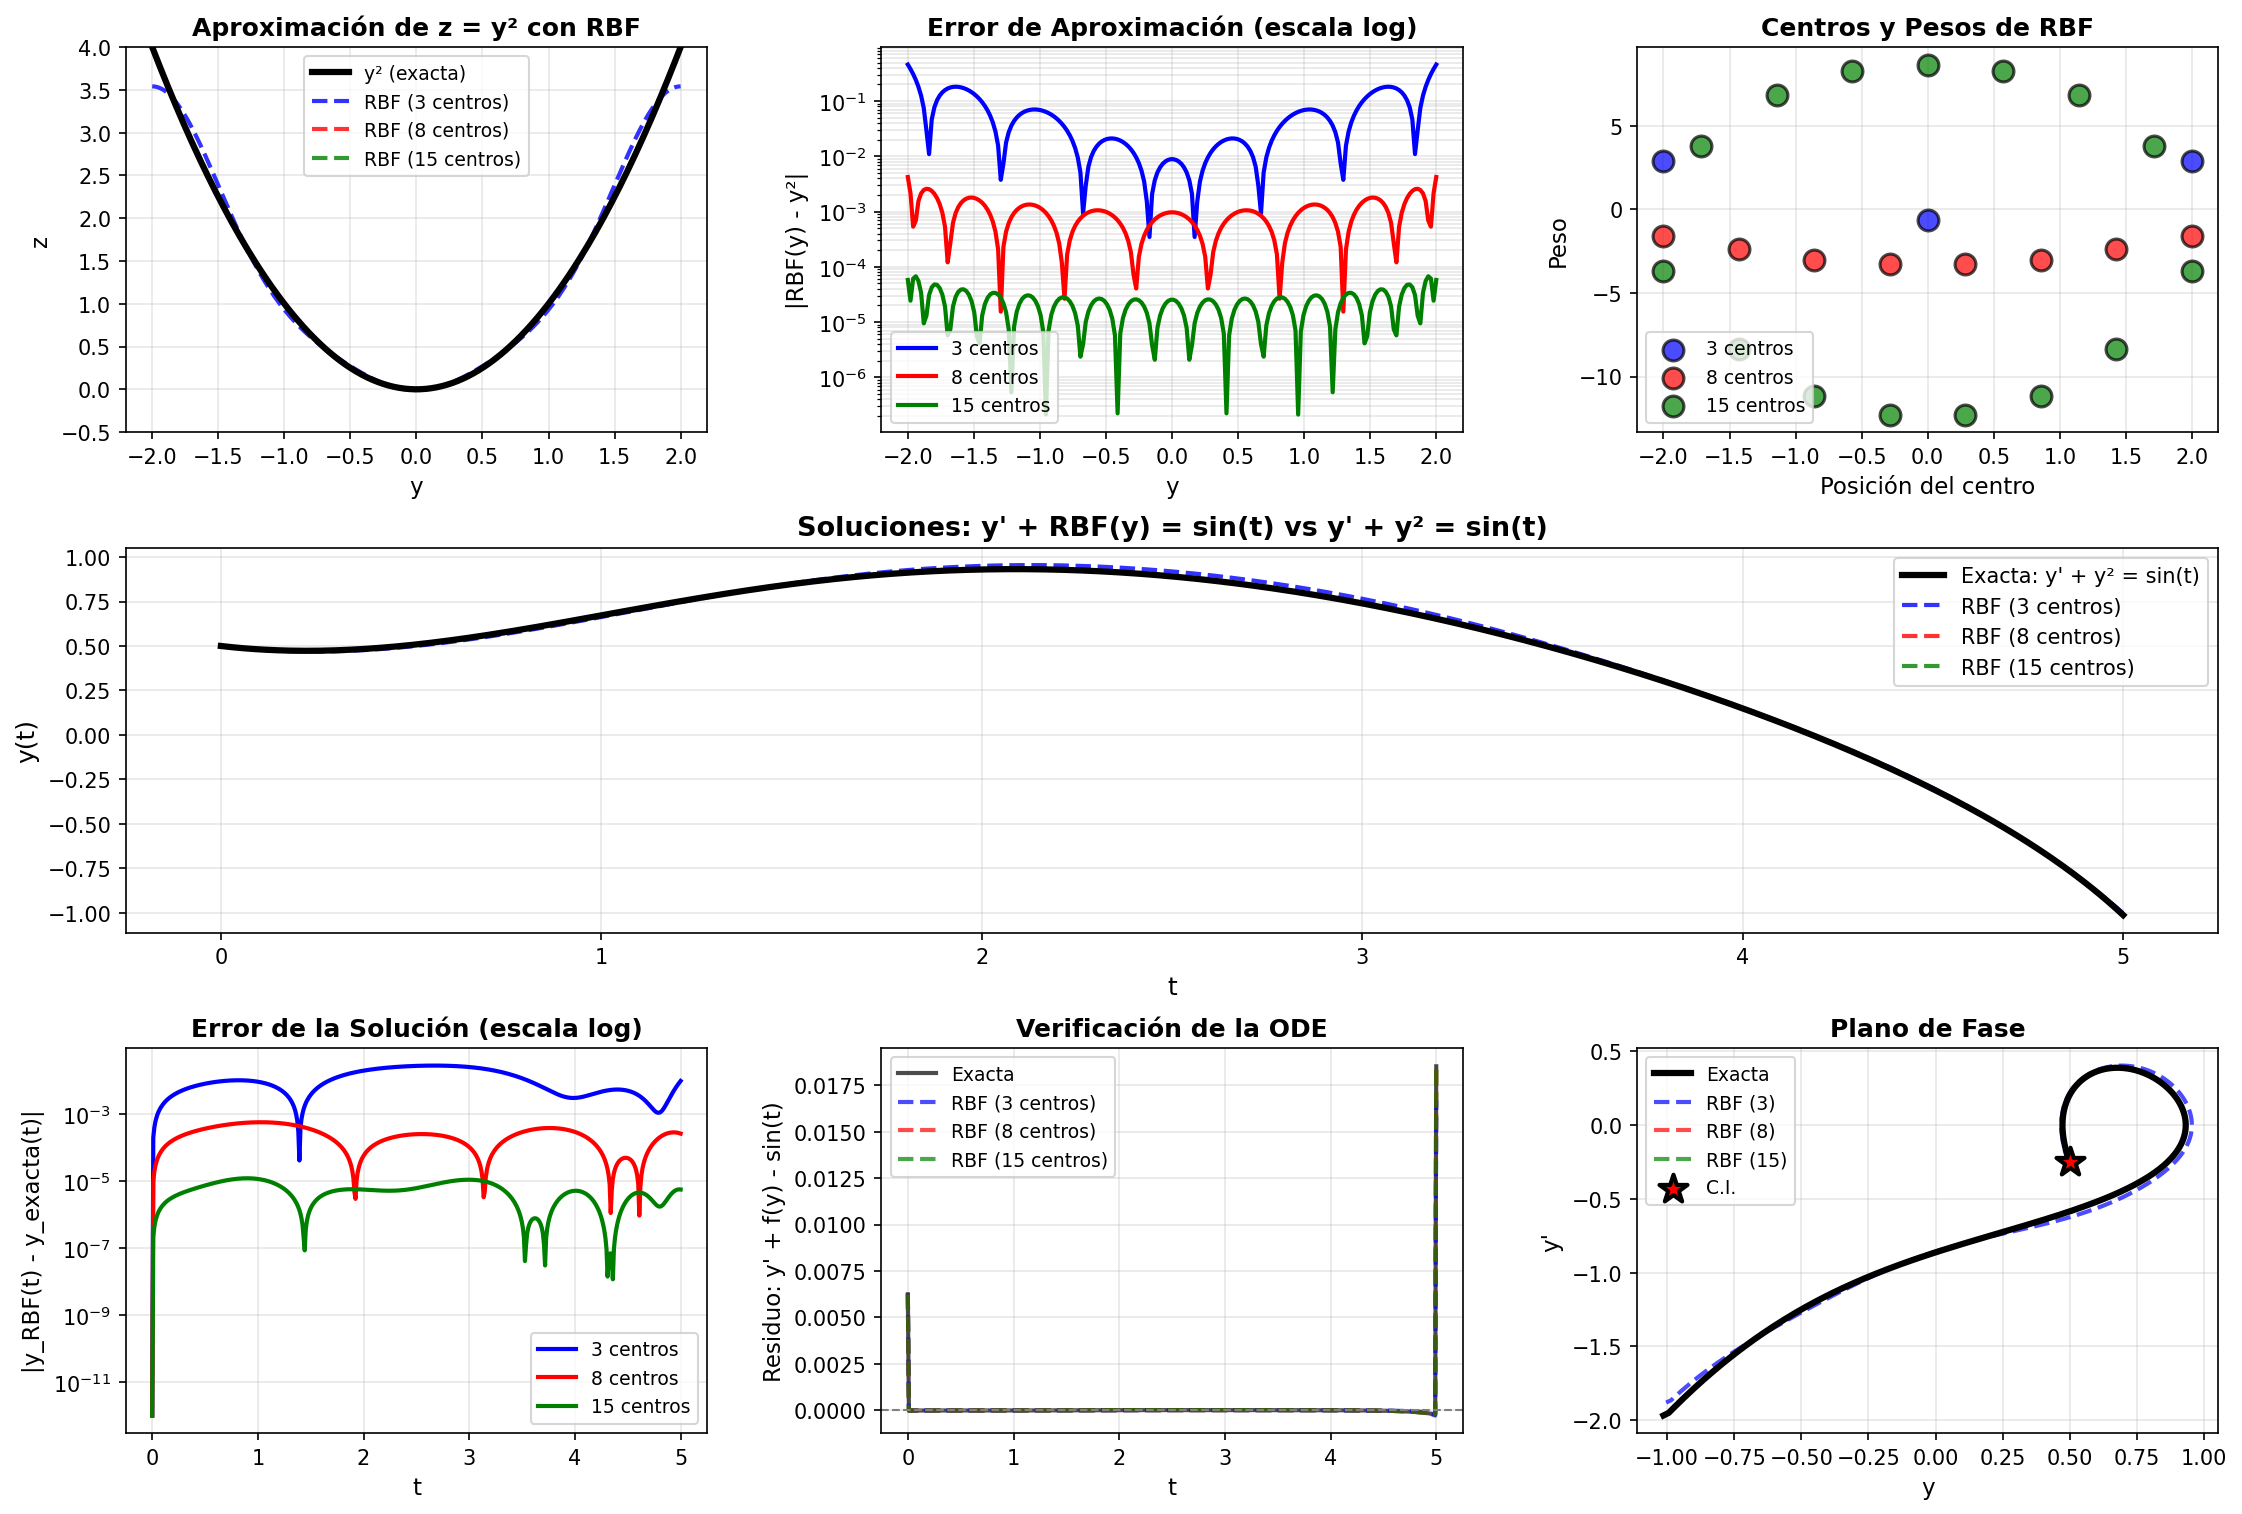

This figure's Python source:
"""
Resolver ODE: y' + RBF(y) = sin(t)

donde RBF(y) ≈ y² (función desconocida a aproximar)

Ecuación real: y' + y² = sin(t)
"""
import numpy as np
import matplotlib.pyplot as plt
from scipy.integrate import solve_ivp
from scipy.spatial.distance import cdist


class RBFNetwork:
    """Red de Base Radial"""

    def __init__(self, n_centers, sigma=1.0):
        self.n_centers = n_centers
        self.sigma = sigma
        self.centers = None
        self.weights = None

    def _gaussian_rbf(self, X, centers):
        """Función gaussiana"""
        distances = cdist(X.reshape(-1, 1), centers.reshape(-1, 1), 'euclidean')
        return np.exp(-(distances ** 2) / (2 * self.sigma ** 2))

    def fit(self, y_train, z_train):
        """
        Entrenar RBF para aproximar z = f(y)

        Args:
            y_train: valores de entrada (y)
            z_train: valores objetivo (z = y²)
        """
        y_train = np.array(y_train).flatten()
        z_train = np.array(z_train).flatten()

        # Colocar centros uniformemente en el rango de y_train
        y_min, y_max = y_train.min(), y_train.max()
        self.centers = np.linspace(y_min, y_max, self.n_centers)

        # Calcular matriz de activaciones
        phi = self._gaussian_rbf(y_train, self.centers)
        phi = np.hstack([phi, np.ones((phi.shape[0], 1))])  # añadir bias

        # Resolver mínimos cuadrados
        self.weights = np.linalg.lstsq(phi, z_train, rcond=None)[0]

        # Calcular error de aproximación
        z_pred = self.predict(y_train)
        mse = np.mean((z_pred - z_train) ** 2)

        return mse

    def predict(self, y):
        """Predecir z = RBF(y)"""
        y = np.array(y).flatten()
        phi = self._gaussian_rbf(y, self.centers)
        phi = np.hstack([phi, np.ones((phi.shape[0], 1))])
        return phi @ self.weights

    def __call__(self, y):
        """Permitir usar rbf(y)"""
        return self.predict(y)


def train_rbf_for_y_squared(n_centers, sigma, y_range=(-2, 2), n_samples=100):
    """
    Entrenar RBF para aproximar z = y²

    Args:
        n_centers: número de centros RBF
        sigma: parámetro de anchura
        y_range: rango de y para entrenamiento
        n_samples: número de muestras de entrenamiento
    """
    print(f"\n{'─'*70}")
    print(f"Entrenando RBF con {n_centers} centros para aproximar z = y²")
    print(f"{'─'*70}")

    # Generar datos de entrenamiento
    y_train = np.linspace(y_range[0], y_range[1], n_samples)
    z_train = y_train ** 2  # función objetivo: z = y²

    # Crear y entrenar RBF
    rbf = RBFNetwork(n_centers=n_centers, sigma=sigma)
    mse = rbf.fit(y_train, z_train)

    print(f"  Rango de entrenamiento: y ∈ [{y_range[0]}, {y_range[1]}]")
    print(f"  Muestras de entrenamiento: {n_samples}")
    print(f"  Sigma: {sigma}")
    print(f"  MSE de aproximación: {mse:.6e}")

    # Calcular error máximo
    z_pred = rbf.predict(y_train)
    max_error = np.max(np.abs(z_pred - z_train))
    print(f"  Error máximo: {max_error:.6e}")

    return rbf, y_train, z_train


def solve_ode_with_rbf(rbf, t_span, y0, label="RBF"):
    """
    Resolver y' + RBF(y) = sin(t)

    Args:
        rbf: red RBF entrenada
        t_span: intervalo de tiempo (t_min, t_max)
        y0: condición inicial
    """
    def ode_system(t, y):
        """y' = sin(t) - RBF(y)"""
        return np.sin(t) - rbf(y)

    sol = solve_ivp(
        ode_system,
        t_span,
        [y0],
        method='RK45',
        dense_output=True,
        max_step=0.01,
        rtol=1e-8,
        atol=1e-10
    )

    return sol


def solve_ode_exact(t_span, y0):
    """
    Resolver y' + y² = sin(t) (solución exacta)
    """
    def ode_system(t, y):
        """y' = sin(t) - y²"""
        return np.sin(t) - y ** 2

    sol = solve_ivp(
        ode_system,
        t_span,
        [y0],
        method='RK45',
        dense_output=True,
        max_step=0.01,
        rtol=1e-8,
        atol=1e-10
    )

    return sol


def visualize_results(rbf_configs, sol_exact, t_span, y0):
    """
    Visualizar resultados de diferentes configuraciones RBF vs solución exacta
    """
    t_plot = np.linspace(t_span[0], t_span[1], 500)
    y_exact = sol_exact.sol(t_plot)[0]

    fig = plt.figure(figsize=(18, 12))
    gs = fig.add_gridspec(3, 3, hspace=0.3, wspace=0.3)

    colors = ['blue', 'red', 'green', 'purple', 'orange']

    # Gráfica 1: Aproximación de y² por diferentes RBFs
    ax1 = fig.add_subplot(gs[0, 0])
    y_range = np.linspace(-2, 2, 200)
    y_squared = y_range ** 2

    ax1.plot(y_range, y_squared, 'k-', linewidth=3, label='y² (exacta)', zorder=10)

    for idx, config in enumerate(rbf_configs):
        rbf = config['rbf']
        n_centers = config['n_centers']
        rbf_approx = rbf(y_range)
        ax1.plot(y_range, rbf_approx, '--', linewidth=2,
                color=colors[idx], label=f'RBF ({n_centers} centros)', alpha=0.8)

    ax1.set_xlabel('y', fontsize=11)
    ax1.set_ylabel('z', fontsize=11)
    ax1.set_title('Aproximación de z = y² con RBF', fontsize=12, fontweight='bold')
    ax1.legend(fontsize=9)
    ax1.grid(True, alpha=0.3)
    ax1.set_ylim(-0.5, 4)

    # Gráfica 2: Error de aproximación
    ax2 = fig.add_subplot(gs[0, 1])

    for idx, config in enumerate(rbf_configs):
        rbf = config['rbf']
        n_centers = config['n_centers']
        error = np.abs(rbf(y_range) - y_squared)
        ax2.semilogy(y_range, error + 1e-12, linewidth=2,
                    color=colors[idx], label=f'{n_centers} centros')

    ax2.set_xlabel('y', fontsize=11)
    ax2.set_ylabel('|RBF(y) - y²|', fontsize=11)
    ax2.set_title('Error de Aproximación (escala log)', fontsize=12, fontweight='bold')
    ax2.legend(fontsize=9)
    ax2.grid(True, alpha=0.3, which='both')

    # Gráfica 3: Centros y pesos de RBF
    ax3 = fig.add_subplot(gs[0, 2])

    for idx, config in enumerate(rbf_configs):
        rbf = config['rbf']
        n_centers = config['n_centers']
        ax3.scatter(rbf.centers, rbf.weights[:-1], s=100,
                   color=colors[idx], marker='o', edgecolors='black',
                   linewidth=1.5, label=f'{n_centers} centros', zorder=5, alpha=0.7)

    ax3.set_xlabel('Posición del centro', fontsize=11)
    ax3.set_ylabel('Peso', fontsize=11)
    ax3.set_title('Centros y Pesos de RBF', fontsize=12, fontweight='bold')
    ax3.legend(fontsize=9)
    ax3.grid(True, alpha=0.3)

    # Gráfica 4: Solución y(t) - Todas las RBF vs Exacta
    ax4 = fig.add_subplot(gs[1, :])

    ax4.plot(t_plot, y_exact, 'k-', linewidth=3, label='Exacta: y\' + y² = sin(t)', zorder=10)

    for idx, config in enumerate(rbf_configs):
        sol = config['sol']
        n_centers = config['n_centers']
        y_rbf = sol.sol(t_plot)[0]
        ax4.plot(t_plot, y_rbf, '--', linewidth=2,
                color=colors[idx], label=f'RBF ({n_centers} centros)', alpha=0.8)

    ax4.set_xlabel('t', fontsize=12)
    ax4.set_ylabel('y(t)', fontsize=12)
    ax4.set_title('Soluciones: y\' + RBF(y) = sin(t) vs y\' + y² = sin(t)',
                 fontsize=13, fontweight='bold')
    ax4.legend(fontsize=10, loc='best')
    ax4.grid(True, alpha=0.3)

    # Gráfica 5: Error de la solución
    ax5 = fig.add_subplot(gs[2, 0])

    for idx, config in enumerate(rbf_configs):
        sol = config['sol']
        n_centers = config['n_centers']
        y_rbf = sol.sol(t_plot)[0]
        error = np.abs(y_rbf - y_exact)
        ax5.semilogy(t_plot, error + 1e-12, linewidth=2,
                    color=colors[idx], label=f'{n_centers} centros')

    ax5.set_xlabel('t', fontsize=11)
    ax5.set_ylabel('|y_RBF(t) - y_exacta(t)|', fontsize=11)
    ax5.set_title('Error de la Solución (escala log)', fontsize=12, fontweight='bold')
    ax5.legend(fontsize=9)
    ax5.grid(True, alpha=0.3, which='both')

    # Gráfica 6: Verificación de la ODE (residuo)
    ax6 = fig.add_subplot(gs[2, 1])

    # Para la solución exacta
    y_prime_exact = np.gradient(y_exact, t_plot)
    residual_exact = y_prime_exact + y_exact**2 - np.sin(t_plot)
    ax6.plot(t_plot, residual_exact, 'k-', linewidth=2, label='Exacta', alpha=0.7)

    for idx, config in enumerate(rbf_configs):
        sol = config['sol']
        rbf = config['rbf']
        n_centers = config['n_centers']
        y_rbf = sol.sol(t_plot)[0]
        y_prime_rbf = np.gradient(y_rbf, t_plot)
        residual = y_prime_rbf + rbf(y_rbf) - np.sin(t_plot)
        ax6.plot(t_plot, residual, '--', linewidth=2,
                color=colors[idx], label=f'RBF ({n_centers} centros)', alpha=0.7)

    ax6.axhline(y=0, color='gray', linestyle='--', linewidth=1)
    ax6.set_xlabel('t', fontsize=11)
    ax6.set_ylabel('Residuo: y\' + f(y) - sin(t)', fontsize=11)
    ax6.set_title('Verificación de la ODE', fontsize=12, fontweight='bold')
    ax6.legend(fontsize=9)
    ax6.grid(True, alpha=0.3)

    # Gráfica 7: Plano de fase
    ax7 = fig.add_subplot(gs[2, 2])

    y_prime_exact_plot = np.gradient(y_exact, t_plot)
    ax7.plot(y_exact, y_prime_exact_plot, 'k-', linewidth=3,
            label='Exacta', zorder=10)

    for idx, config in enumerate(rbf_configs):
        sol = config['sol']
        n_centers = config['n_centers']
        y_rbf = sol.sol(t_plot)[0]
        y_prime_rbf = np.gradient(y_rbf, t_plot)
        ax7.plot(y_rbf, y_prime_rbf, '--', linewidth=2,
                color=colors[idx], label=f'RBF ({n_centers})', alpha=0.7)

    ax7.scatter([y0], [np.sin(0) - y0**2], s=200, c='red',
               marker='*', edgecolors='black', linewidths=2,
               label='C.I.', zorder=15)

    ax7.set_xlabel('y', fontsize=11)
    ax7.set_ylabel('y\'', fontsize=11)
    ax7.set_title('Plano de Fase', fontsize=12, fontweight='bold')
    ax7.legend(fontsize=9)
    ax7.grid(True, alpha=0.3)

    plt.savefig('/home/rodo/1Paper/ode_rbf_approximation.png', dpi=150, bbox_inches='tight')
    print("\n📊 Gráfica guardada: ode_rbf_approximation.png")

    plt.show()


def main():
    """Programa principal"""

    print("\n" + "🔵"*35)
    print("RESOLVER ODE: y' + RBF(y) = sin(t)")
    print("donde RBF(y) ≈ y² (función desconocida)")
    print("🔵"*35)

    # Parámetros de la ODE
    t_span = (0, 5)  # Dominio más corto para evitar singularidad
    y0 = 0.5

    print(f"\n📋 CONFIGURACIÓN:")
    print(f"{'─'*70}")
    print(f"  Ecuación: y' + RBF(y) = sin(t)")
    print(f"  Función objetivo: RBF(y) ≈ y²")
    print(f"  Ecuación real: y' + y² = sin(t)")
    print(f"  Dominio temporal: t ∈ [{t_span[0]}, {t_span[1]}]")
    print(f"  Condición inicial: y({t_span[0]}) = {y0}")

    # Paso 1: Resolver ecuación exacta
    print(f"\n{'='*70}")
    print("PASO 1: Resolver ecuación exacta y' + y² = sin(t)")
    print(f"{'='*70}")

    sol_exact = solve_ode_exact(t_span, y0)
    print(f"  Estado: {sol_exact.message}")
    print(f"  Evaluaciones de función: {sol_exact.nfev}")

    # Paso 2: Entrenar RBFs con diferentes configuraciones
    print(f"\n{'='*70}")
    print("PASO 2: Entrenar RBFs para aproximar y²")
    print(f"{'='*70}")

    rbf_configs = []

    # Configuración 1: Pocos centros
    rbf1, y_train1, z_train1 = train_rbf_for_y_squared(
        n_centers=3, sigma=0.5, y_range=(-2, 2), n_samples=100
    )
    rbf_configs.append({'n_centers': 3, 'rbf': rbf1})

    # Configuración 2: Centros moderados
    rbf2, y_train2, z_train2 = train_rbf_for_y_squared(
        n_centers=8, sigma=0.5, y_range=(-2, 2), n_samples=100
    )
    rbf_configs.append({'n_centers': 8, 'rbf': rbf2})

    # Configuración 3: Muchos centros
    rbf3, y_train3, z_train3 = train_rbf_for_y_squared(
        n_centers=15, sigma=0.5, y_range=(-2, 2), n_samples=100
    )
    rbf_configs.append({'n_centers': 15, 'rbf': rbf3})

    # Paso 3: Resolver ODE con cada RBF
    print(f"\n{'='*70}")
    print("PASO 3: Resolver y' + RBF(y) = sin(t) con cada RBF")
    print(f"{'='*70}")

    for config in rbf_configs:
        n_centers = config['n_centers']
        rbf = config['rbf']

        print(f"\n  Resolviendo con RBF de {n_centers} centros...")
        sol = solve_ode_with_rbf(rbf, t_span, y0)
        config['sol'] = sol

        print(f"    Estado: {sol.message}")
        print(f"    Evaluaciones: {sol.nfev}")

    # Paso 4: Calcular errores
    print(f"\n{'='*70}")
    print("PASO 4: Análisis de errores")
    print(f"{'='*70}")

    t_eval = np.linspace(t_span[0], t_span[1], 100)
    y_exact_eval = sol_exact.sol(t_eval)[0]

    print(f"\n{'Configuración':<25} {'MSE (aprox y²)':>15} {'MSE (solución)':>15} {'Error máx':>15}")
    print("─"*70)

    for config in rbf_configs:
        n_centers = config['n_centers']
        rbf = config['rbf']
        sol = config['sol']

        # Error de aproximación de y²
        y_test = np.linspace(-2, 2, 100)
        mse_approx = np.mean((rbf(y_test) - y_test**2) ** 2)

        # Error de la solución
        y_rbf_eval = sol.sol(t_eval)[0]
        mse_sol = np.mean((y_rbf_eval - y_exact_eval) ** 2)
        max_error = np.max(np.abs(y_rbf_eval - y_exact_eval))

        print(f"{n_centers:>3} centros{'':<16} {mse_approx:>15.6e} {mse_sol:>15.6e} {max_error:>15.6e}")

    # Visualizar
    print(f"\n{'='*70}")
    print("PASO 5: Visualización")
    print(f"{'='*70}")

    visualize_results(rbf_configs, sol_exact, t_span, y0)

    print(f"\n{'='*70}")
    print("✓ Análisis completado exitosamente")
    print(f"{'='*70}\n")


if __name__ == "__main__":
    main()
